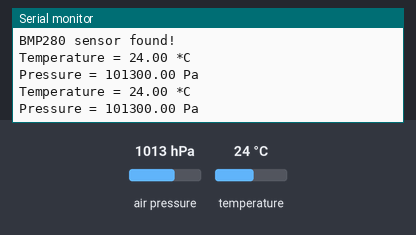
Bench run of a sketch on a simulated Arduino Uno, built with avr-gcc and run on an emulated ATmega328P. Parts: the last lines printed to the serial monitor. The test bench sets the inputs (shaded band); at power-on: air pressure 1013 hPa, temperature 24 °C.

Above: at 2.8 s.
2.9 s: air pressure set to 952 hPa
At 5.0 s:
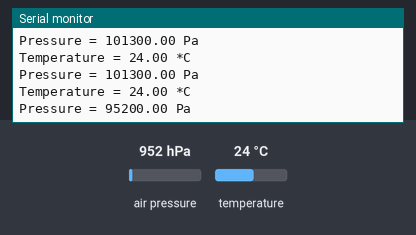
5.6 s: temperature set to 12 °C
At 6.6 s:
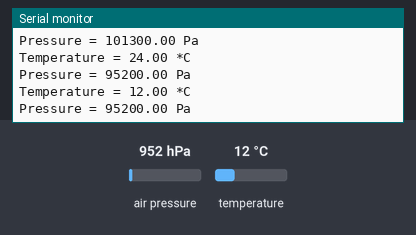
8.3 s: air pressure set to 975 hPa
At 11.2 s:
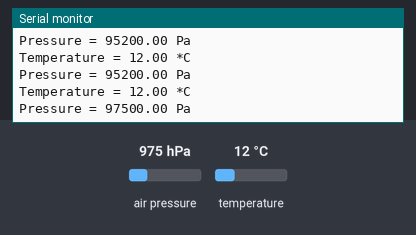
Timing chart, 0 to 12.7 s (numbered marks = the images above; inputs shaded):
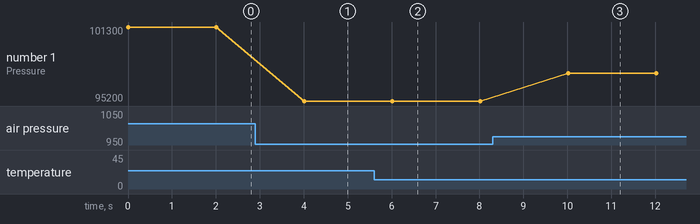

The sketch:

task5.ino
```cpp
#include <Wire.h>
#include <SPI.h>
#include <Adafruit_BMP280.h>


Adafruit_BMP280 bmp;

void setup()
{
  Serial.begin(115200);

  while(not Serial)
  {
    delay(100);
  }

  const unsigned status = bmp.begin(BMP280_ADDRESS_ALT, BMP280_CHIPID);
  if(not status)
  {
    Serial.println("Could not find a valid BMP280 sensor, check wiring or try a different address!");

    while(true)
    {
      Serial.println("No BMP280 sensor found!");
      delay(1000);
    }
  }
  else
  {
    Serial.println("BMP280 sensor found!");
  }

  bmp.setSampling();
}

void loop()
{
    Serial.print("Temperature = ");
    Serial.print(bmp.readTemperature());
    Serial.println(" *C");

    Serial.print("Pressure = ");
    Serial.print(bmp.readPressure());
    Serial.println(" Pa");

    Serial.println();

    delay(2000);
}
```

Measured:
- after the input at 2.9 s, the serial monitor: prints a new line after 1.1 s (image 1)
- after the input at 5.6 s, the serial monitor: prints a new line after 0.41 s (image 2)
- after the input at 8.3 s, the serial monitor: prints a new line after 1.7 s (image 3)
- plotted number 1: 101300 → 95200 after the input at 2.9 s, 95200 → 97500 after the input at 8.3 s
